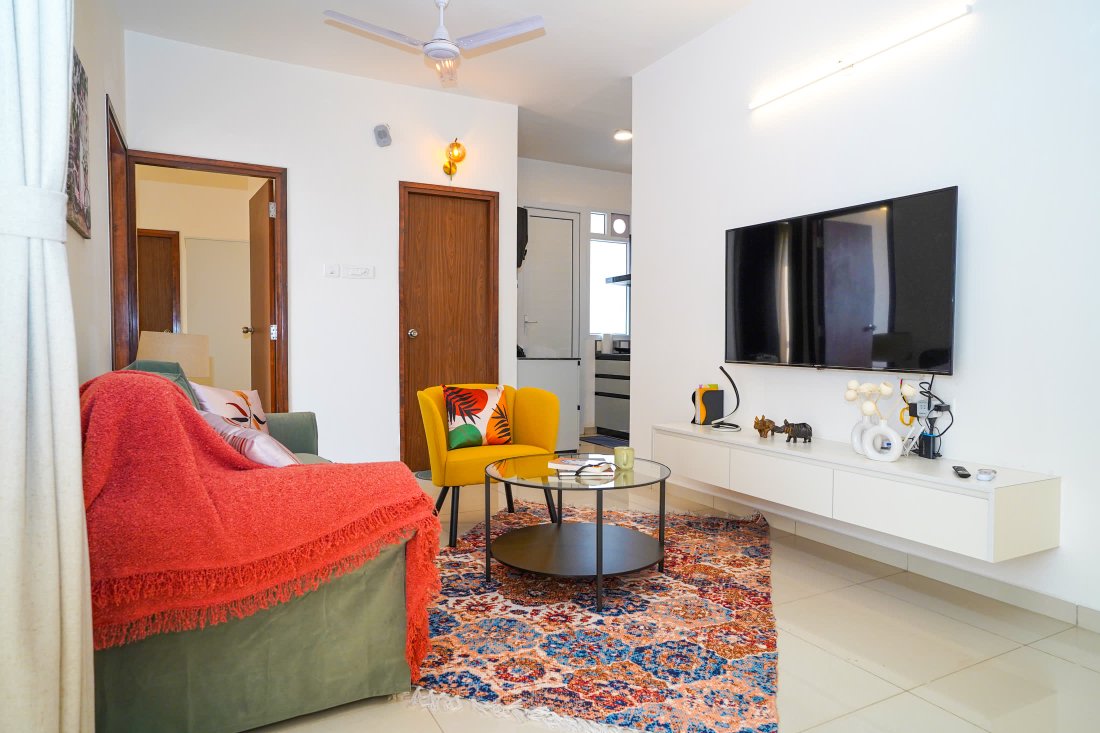
#> input picture assets/images/landscape/arrival-living.jpg, 2200 x 1466 px (shown at 1/2 size); its folder holds only this picture in this run
$ python optimize-media.py
#> lines starting #> are read from the running program, lines starting #| are printed output that depends on the picture
#!/usr/bin/env python3
"""
Generate the optimized media the site actually serves.

Run from the repo root:

    python3 tools/optimize-media.py            # images only (the default)
    python3 tools/optimize-media.py --videos   # ALSO re-encode videos (lossy)
    python3 tools/optimize-media.py --force    # re-encode even if up to date

Outputs are committed to the repo, so GitHub Pages keeps serving static files with
no build step. Nobody needs this script to deploy — only to add or replace media.

Images   -> assets/opt/<dir>/<name>-<width>.webp, referenced from index.html as a
            <source type="image/webp"> ahead of the original JPEG fallback.
Videos   -> re-encoded in place. The originals are in git history if you need them
            back (`git show HEAD:assets/videos/entry.mp4 > entry.mp4`).

Requires: Pillow (pip install Pillow) and ffmpeg on PATH.
"""

import argparse
import shutil
import subprocess
import sys
from pathlib import Path

try:
    from PIL import Image
except ImportError:
    sys.exit("Pillow is required: pip install Pillow")

ROOT = Path(__file__).resolve().parent.parent
ASSETS = ROOT / "assets"
OPT = ASSETS / "opt"

# Widths per source directory. Anything wider than the source is skipped, so a
# 640px thumb never gets upscaled into a larger, heavier file.
WIDTHS = {
    "images/landscape": [640, 1280, 2200],
    "images/portrait": [640, 1080, 1400],
    "images/thumbs": [640],
    "posters": [720],
}

WEBP_QUALITY = 80

# OFF BY DEFAULT. The source clips already carry faststart and are already encoded
# efficiently, so re-encoding buys bytes at the cost of real picture quality and
# nothing else. Since the tour now loads clips on demand, no video is fetched on
# first paint anyway, which is where the bytes actually mattered. Only run
# --videos if you deliberately want smaller files and accept the quality loss.
VIDEO_CRF = "34"
VIDEO_PRESET = "veryslow"
VIDEO_X264_PARAMS = "ref=5:bframes=5:aq-mode=2"

# Open Graph / Twitter share card. Cropped from the hero, centred.
SHARE_SOURCE = ASSETS / "images/landscape/living-hero.jpg"
SHARE_OUT = ASSETS / "social/share.jpg"
SHARE_SIZE = (1200, 630)


def newer(src: Path, dst: Path) -> bool:
    """True if dst is missing or older than src."""
    return not dst.exists() or dst.stat().st_mtime < src.stat().st_mtime


def kb(path: Path) -> int:
    return path.stat().st_size // 1024


def build_images(force: bool) -> tuple[int, int]:
#> called with force = False
    saved_from = saved_to = 0

    for subdir, widths in WIDTHS.items():
        src_dir = ASSETS / subdir
        if not src_dir.is_dir():
            print(f"  skip {subdir} (missing)")
            continue

        out_dir = OPT / subdir
        out_dir.mkdir(parents=True, exist_ok=True)

        for src in sorted(src_dir.glob("*.jpg")):
            with Image.open(src) as im:
#> im is the input picture: PIL image 2200x1466 RGB; mean R, G, B 184.9, 164.8, 155.1
                im = im.convert("RGB")
                source_width = im.width
#> source_width = 2200

                for width in widths:
                    if width > source_width:
                        continue

                    dst = out_dir / f"{src.stem}-{width}.webp"
                    if not force and not newer(src, dst):
                        continue

                    height = round(im.height * width / source_width)
                    resized = im.resize((width, height), Image.LANCZOS)
                    resized.save(dst, "WEBP", quality=WEBP_QUALITY, method=6)
                    print(f"  {dst.relative_to(ROOT)}  {kb(dst)}K")
#> this loop made 3 passes
#> pass 1, in build_images, `resized = im.resize((width, height), Image.LANCZOS)`:
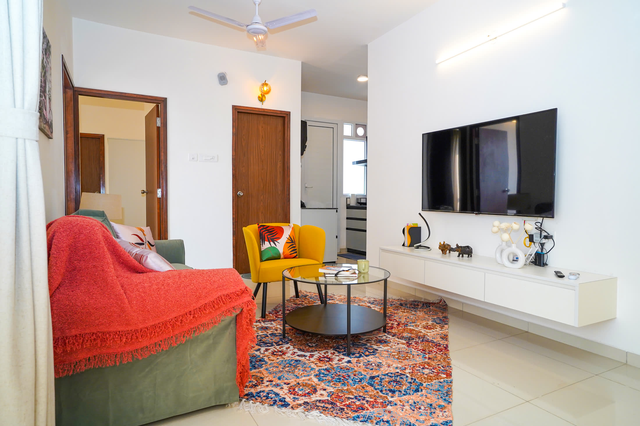
#> resized: PIL image 640x426 RGB; mean R, G, B 184.9, 164.8, 155.1
#> pass 2, in build_images, `resized = im.resize((width, height), Image.LANCZOS)`:
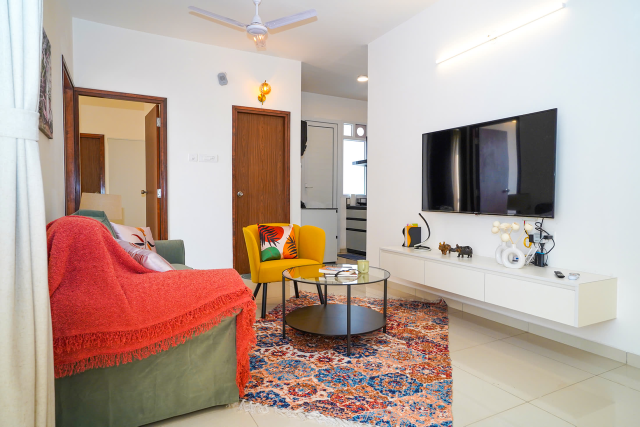
#> resized: PIL image 1280x853 RGB (shown at 1/2 size); mean R, G, B 184.9, 164.8, 155.1

            # Compare the largest variant against the original for the summary.
            largest = out_dir / f"{src.stem}-{max(w for w in widths if w <= source_width)}.webp"
            if largest.exists():
                saved_from += src.stat().st_size
                saved_to += largest.stat().st_size
#> saved_to = 241700
#> pass 2 of the loop in build_images, `for subdir, widths in WIDTHS.items():`:
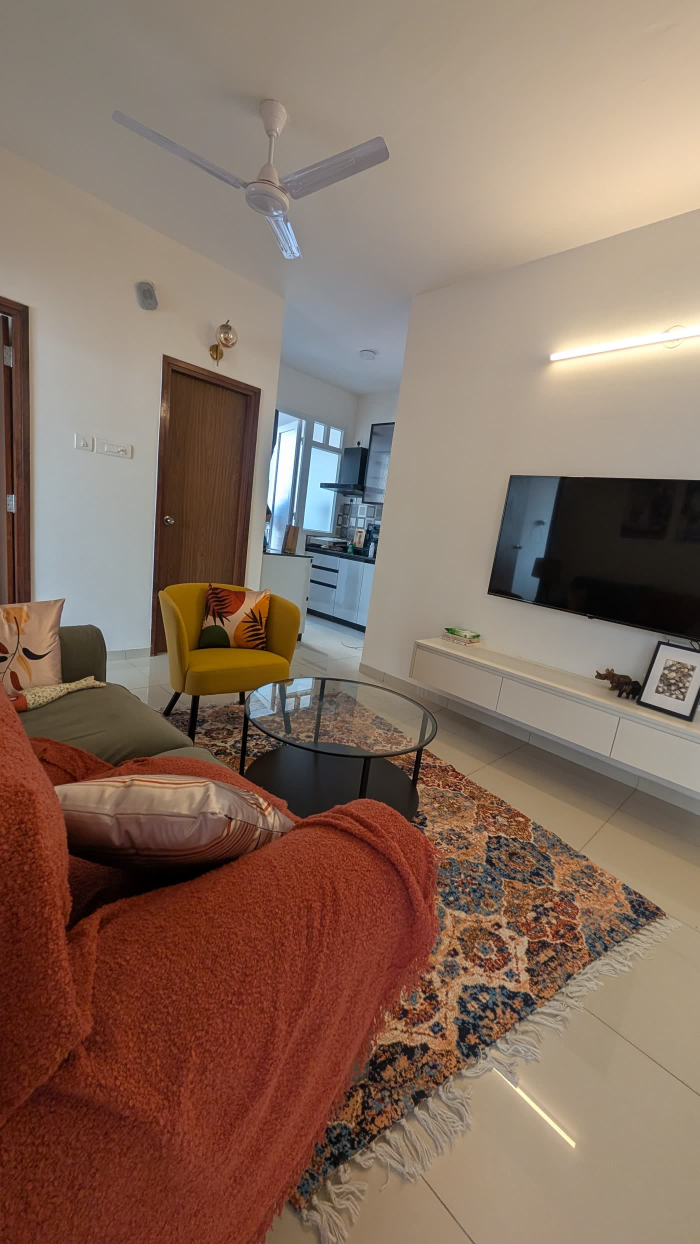
#> input picture assets/images/portrait/arrival-entry.jpg, 1400 x 2488 px (shown at 1/2 size)
#> in build_images, im is the input picture: PIL image 1400x2488 RGB; mean R, G, B 135.2, 111.6, 97
#> the loop in build_images, `for width in widths:` made 3 passes
#|   assets/opt/images/portrait/arrival-entry-640.webp  66K
#|   assets/opt/images/portrait/arrival-entry-1080.webp  138K
#|   assets/opt/images/portrait/arrival-entry-1400.webp  194K
#> pass 1, in build_images, `resized = im.resize((width, height), Image.LANCZOS)`:
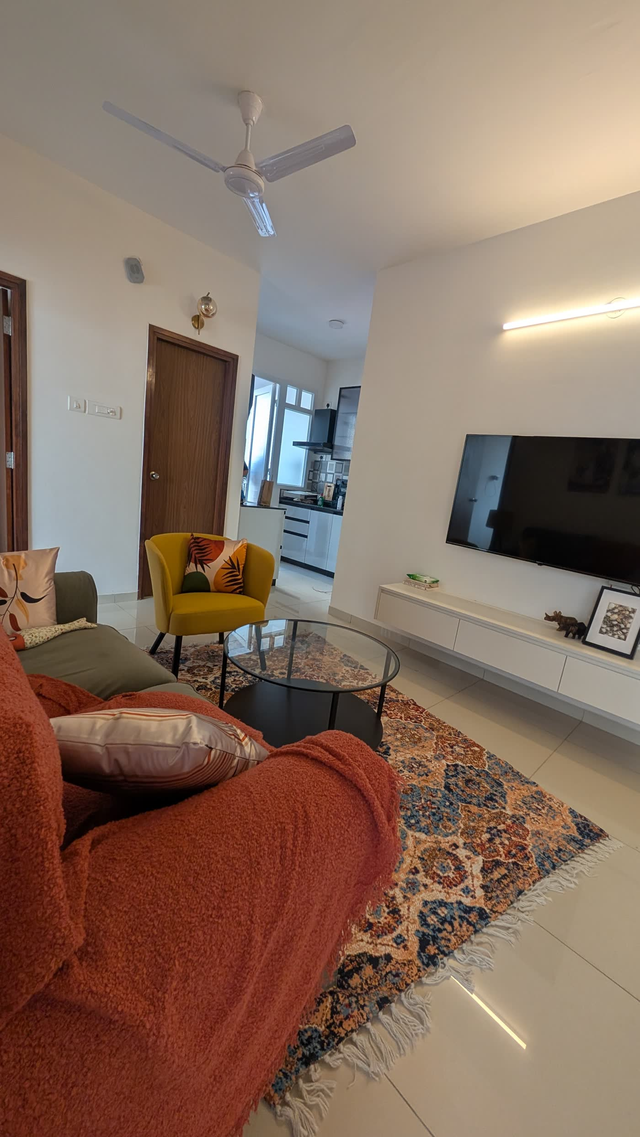
#> resized: PIL image 640x1137 RGB; mean R, G, B 135.2, 111.6, 97

    return saved_from, saved_to


def build_share_card(force: bool) -> None:
    if not SHARE_SOURCE.exists():
        print("  skip share card (source missing)")
        return
    if not force and not newer(SHARE_SOURCE, SHARE_OUT):
        return

    SHARE_OUT.parent.mkdir(parents=True, exist_ok=True)
    with Image.open(SHARE_SOURCE) as im:
        im = im.convert("RGB")
        target_ratio = SHARE_SIZE[0] / SHARE_SIZE[1]
        width, height = im.size

        if width / height > target_ratio:
            new_width = round(height * target_ratio)
            left = (width - new_width) // 2
            im = im.crop((left, 0, left + new_width, height))
        else:
            new_height = round(width / target_ratio)
            top = (height - new_height) // 2
            im = im.crop((0, top, width, top + new_height))

        im.resize(SHARE_SIZE, Image.LANCZOS).save(
            SHARE_OUT, "JPEG", quality=82, optimize=True, progressive=True
        )
    print(f"  {SHARE_OUT.relative_to(ROOT)}  {kb(SHARE_OUT)}K")


# [59 lines left out: function build_videos, not called in this run]


def main() -> None:
    parser = argparse.ArgumentParser(description=__doc__)
    parser.add_argument("--images", action="store_true", help="images only")
    parser.add_argument("--videos", action="store_true", help="videos only")
    parser.add_argument("--force", action="store_true", help="ignore timestamps")
    args = parser.parse_args()

    do_images = args.images or not args.videos
    # Videos are opt-in. The sources already have faststart, so re-encoding
    # only trades visible quality for bytes - see the note on VIDEO_CRF.
    do_videos = args.videos

    if do_images:
        print("Images -> WebP")
        src_bytes, out_bytes = build_images(args.force)
        print("Share card")
        build_share_card(args.force)
        if src_bytes:
            pct = 100 - (out_bytes * 100 // src_bytes)
            print(f"  full-size JPEG {src_bytes // 1024}K -> WebP {out_bytes // 1024}K ({pct}% smaller)")

    if do_videos:
        print("Videos -> H.264 CRF " + VIDEO_CRF)
        before, after = build_videos(args.force)
        if before:
            pct = 100 - (after * 100 // before)
            print(f"  {before // 1024}K -> {after // 1024}K ({pct}% smaller)")


if __name__ == "__main__":
    main()
